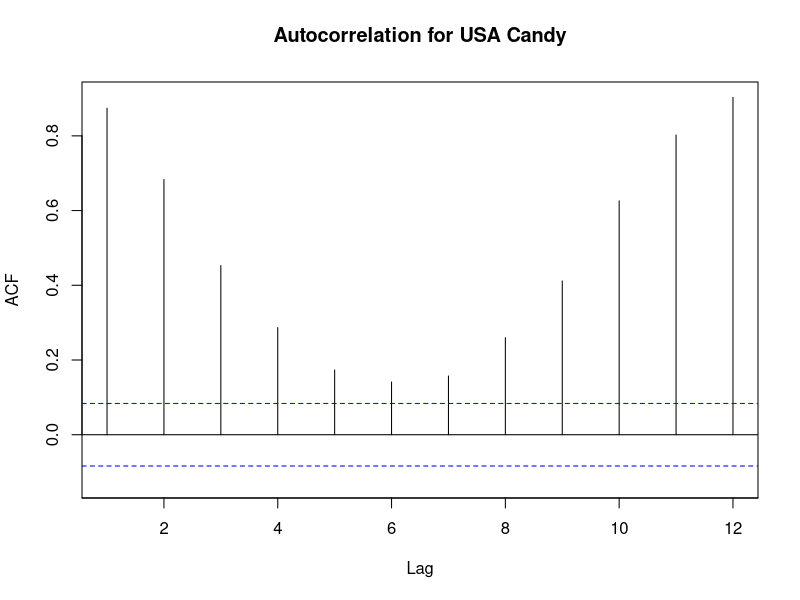
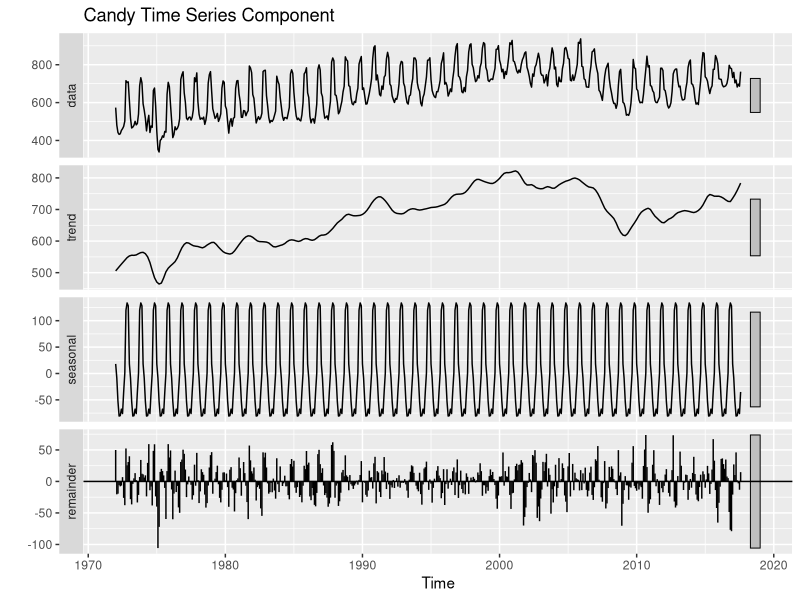
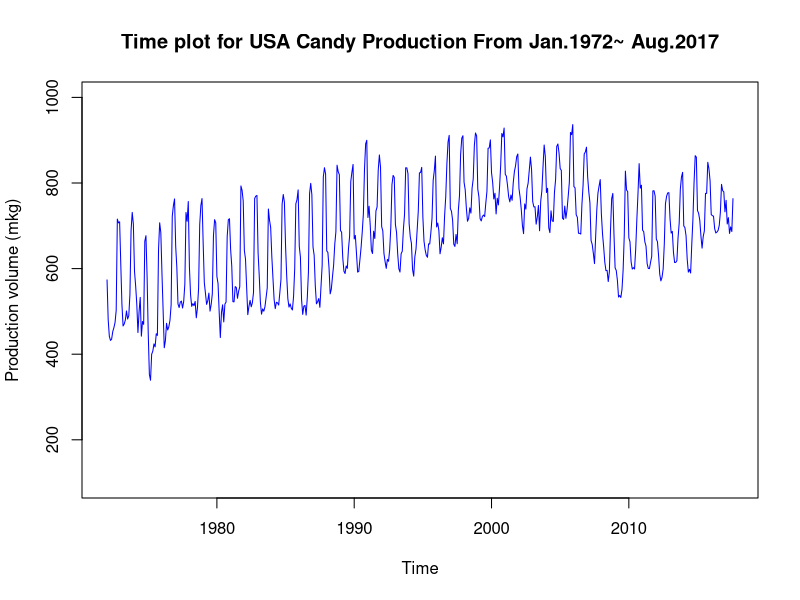

The R source for these figures, in order:
install.packages("forecast")
library(forecast)
install.packages("ggplot2")
library(ggplot2)
install.packages("zoo")
library(zoo)

## CREATE DATA FRAME. 

# Set working directory for locating files.
setwd("C:/Users/Desktop/BAN673/Project")

# Create data frame.
Candy.data <- read.csv("USAcandy.csv")

summary(Candy.data)

# Time series
Candy.ts <- ts(Candy.data$Volume_mkg, 
                   start = c(1972, 1), end = c(2017, 8), freq = 12)

# Use Acf() function to identify autocorrealtion and plot autocorrrelation
# for different lags (up to maximum of 12).
Candy <- Acf(Candy.ts, lag.max = 12, main = "Autocorrelation for USA Candy")

# time series components
Candy.stl <- stl(Candy.ts, s.window = "periodic")
autoplot(Candy.stl, main = "Candy Time Series Component")

# Employ the plot() function to create a data plot with the historical data 
plot(Candy.ts, 
     xlab = "Time", ylab = "Production volume (mkg)", 
     ylim = c(100, 1000), main = "Time plot for USA Candy Production From Jan.1972~ Aug.2017", col = "blue")


# Develop data partition with the validation partition of 12 periods and training partition of 48 periods. 
nValid <- 100
nTrain <- length(Candy.ts) - nValid
candytrain.ts <- window(Candy.ts, start = c(1972, 1), end = c(1972, nTrain))
candyvalid.ts <- window(Candy.ts, start = c(1972, nTrain + 1), 
                        end = c(1972, nTrain + nValid))


# Create Holt-Winter's exponenthial smoothing (HW) for candy training data.
# Use ets() function with model = "ZZZ"
# Use optimal alpha, beta, & gamma to fit HW over the training period.
hw.ZZZ <- ets(candytrain.ts, model = "ZZZ")
hw.ZZZ 


# Use forecast() function to make predictions using this HW model with 
# validation period (nValid). 
# Show predictions 
hw.ZZZ.pred <- forecast(hw.ZZZ, h = nValid, level = 0)
hw.ZZZ.pred

## FORECAST WITH HOLT-WINTER'S MODEL USING ENTIRE DATA SET INTO
## the FUTURE FOR 12 PERIODS.

# Create Holt-Winter's exponenthial smoothing (hW) for full candy dataset. 
# Use ets() function with model = "ZZZ", to identify the best hw option
# and optimal alpha, beta, & gamma to fit hw for the entire data period.
HW.ZZZ <- ets(Candy.ts, model = "ZZZ")
HW.ZZZ 

# Use forecast() function to make predictions using this hw model for
# 12 month into the futurre.
# length <- length(ridership.ts)
HW.ZZZ.pred <- forecast(HW.ZZZ, h = 12 , level = 0)
HW.ZZZ.pred


# Use auto.arima() function to fit ARIMA model.
# use summary() to show auto ARIMA model and its parameters for entire dataset.
auto.arima <- auto.arima(Candy.ts)
summary(auto.arima)



# Apply forecast() function to make predictions for ts with 
# auto ARIMA model for the future 12 periods. 
auto.arima.pred <- forecast(auto.arima, h = 12, level = 0)
auto.arima.pred
